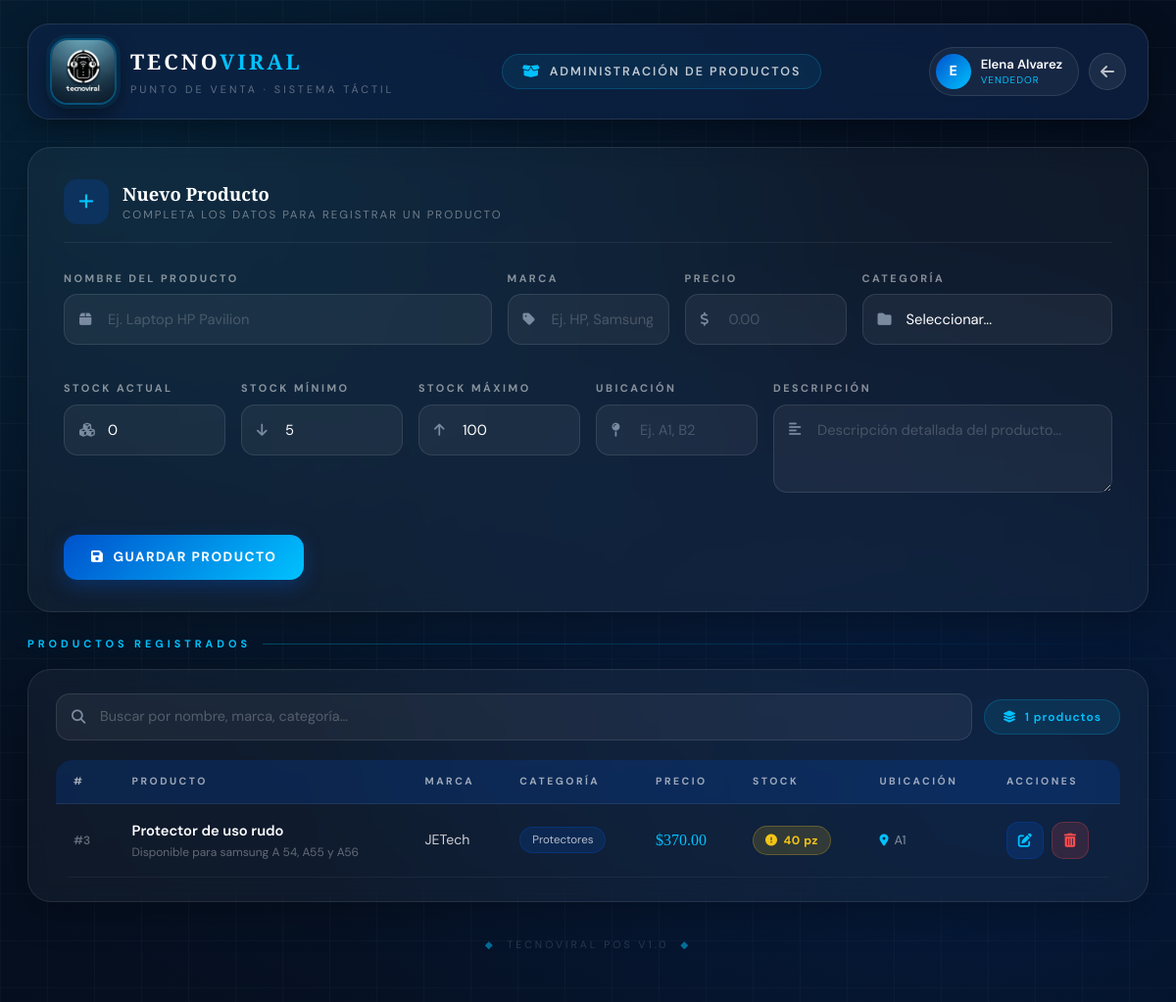
Page /electronica_bd/productos.php (signed in) on the committed database.
### tables this page shows
CREATE TABLE `productos` (
  `id` int(11) NOT NULL,
  `nombre` varchar(200) NOT NULL,
  `descripcion` text DEFAULT NULL,
  `id_categoria` int(11) DEFAULT NULL,
  `marca` varchar(100) NOT NULL,
  `precio` decimal(10,2) NOT NULL,
  `stock` int(11) NOT NULL DEFAULT 0,
  `stock_minimo` int(11) DEFAULT 5,
  `stock_maximo` int(11) DEFAULT 100,
  `ubicacion` varchar(50) DEFAULT NULL,
  `fecha_registro` timestamp NOT NULL DEFAULT current_timestamp(),
  `activo` tinyint(1) DEFAULT 1
);

CREATE TABLE `categorias` (
  `id` int(11) NOT NULL,
  `nombre` varchar(100) NOT NULL,
  `descripcion` text DEFAULT NULL,
  `fecha_creacion` timestamp NOT NULL DEFAULT current_timestamp()
);

### electronica_bd/productos.php (the view, shortened to what this page needs)
<?php
require_once 'conexion.php';
$user_nombre = $_SESSION['user_nombre'];
$user_rol    = $_SESSION['user_rol'];
$query_productos  = "SELECT p.*, c.nombre as categoria_nombre FROM productos p
                     LEFT JOIN categorias c ON p.id_categoria = c.id
                     WHERE p.activo = 1 ORDER BY p.id DESC";
$result_productos = mysqli_query($conn, $query_productos);
$producto_editar = null;
?>
<!DOCTYPE html>
<html lang="es">
<head>
    <link href="https://cdn.jsdelivr.net/npm/bootstrap@5.3.2/dist/css/bootstrap.min.css" rel="stylesheet">
    <link href="https://cdnjs.cloudflare.com/ajax/libs/font-awesome/6.5.0/css/all.min.css" rel="stylesheet">
</head>
<body>
<div class="bg-canvas"></div>
<div class="bg-grid"></div>
<div class="page-wrap">
    <div class="topbar anim anim-1">
        <div class="brand-row">
            <div class="logo-wrap">
                <img src="imagenes/logoe.jpeg" alt="TecnoViral" class="logo-img"
                     onerror="this.src='https://placehold.co/68x68/0052cc/fff?text=TV'">
            </div>
            <div>
                <div class="brand-name">TECNO<span>VIRAL</span></div>
                <div class="brand-sub">Punto de Venta · Sistema Táctil</div>
            </div>
        </div>
        <div class="page-pill">
            <i class="fas fa-box-open"></i>
            <span>Administración de Productos</span>
        </div>
        <div class="topbar-right">
            <div class="user-chip">
                <div class="user-avatar"><?php echo strtoupper(substr($user_nombre,0,1)); ?></div>
                <div>
                    <div class="u-name"><?php echo htmlspecialchars($user_nombre); ?></div>
                    <div class="u-role"><?php echo $user_rol == 'administrador' ? '★ Admin' : 'Vendedor'; ?></div>
                </div>
            </div>
            <a href="menu_principal.php" class="btn-back" title="Regresar al menú">
                <i class="fas fa-arrow-left"></i>
            </a>
        </div>
    </div>
    <div class="glass-card anim anim-2">
        <div class="card-header-tv">
            <div class="ch-ico">
                <i class="fas fa-<?php echo $producto_editar ? 'pen-to-square' : 'plus'; ?>"></i>
            </div>
            <div>
                <div class="ch-title"><?php echo $producto_editar ? 'Modificar Producto' : 'Nuevo Producto'; ?></div>
                <div class="ch-sub"><?php echo $producto_editar ? 'Edita los datos del producto seleccionado' : 'Completa los datos para registrar un producto'; ?></div>
            </div>
        </div>
        <form method="POST" action="">
            <div class="row g-3">
                <div class="col-md-5">
                    <label class="field-label">Nombre del Producto</label>
                    <div class="field-wrap">
                        <input type="text" name="nombre" required placeholder="Ej. Laptop HP Pavilion"
                               value="<?php echo $producto_editar ? htmlspecialchars($producto_editar['nombre']) : ''; ?>">
                        <i class="fas fa-box f-ico"></i>
                    </div>
                </div>
                <div class="col-md-2">
                    <label class="field-label">Marca</label>
                    <div class="field-wrap">
                        <input type="text" name="marca" required placeholder="Ej. HP, Samsung"
                               value="<?php echo $producto_editar ? htmlspecialchars($producto_editar['marca']) : ''; ?>">
                        <i class="fas fa-tag f-ico"></i>
                    </div>
                </div>
                <div class="col-md-2">
                    <label class="field-label">Precio</label>
                    <div class="field-wrap">
                        <input type="number" step="0.01" name="precio" required placeholder="0.00"
                               value="<?php echo $producto_editar ? $producto_editar['precio'] : ''; ?>">
                        <i class="fas fa-dollar-sign f-ico"></i>
                    </div>
                </div>
                <div class="col-md-3">
                    <label class="field-label">Categoría</label>
                    <div class="field-wrap">
                        <select name="categoria" required>
                            <option value="">Seleccionar...</option>
                        </select>
                        <i class="fas fa-folder f-ico"></i>
                    </div>
                </div>
                <div class="col-md-2">
                    <label class="field-label">Stock actual</label>
                    <div class="field-wrap">
                        <input type="number" name="stock" required placeholder="0"
                               value="<?php echo $producto_editar ? $producto_editar['stock'] : '0'; ?>">
                        <i class="fas fa-cubes f-ico"></i>
                    </div>
                </div>
                <div class="col-md-2">
                    <label class="field-label">Stock mínimo</label>
                    <div class="field-wrap">
                        <input type="number" name="stock_minimo" required placeholder="5"
                               value="<?php echo $producto_editar ? $producto_editar['stock_minimo'] : '5'; ?>">
                        <i class="fas fa-arrow-down f-ico"></i>
                    </div>
                </div>
                <div class="col-md-2">
                    <label class="field-label">Stock máximo</label>
                    <div class="field-wrap">
                        <input type="number" name="stock_maximo" required placeholder="100"
                               value="<?php echo $producto_editar ? $producto_editar['stock_maximo'] : '100'; ?>">
                        <i class="fas fa-arrow-up f-ico"></i>
                    </div>
                </div>
                <div class="col-md-2">
                    <label class="field-label">Ubicación</label>
                    <div class="field-wrap">
                        <input type="text" name="ubicacion" placeholder="Ej. A1, B2"
                               value="<?php echo $producto_editar ? htmlspecialchars($producto_editar['ubicacion']) : ''; ?>">
                        <i class="fas fa-map-pin f-ico"></i>
                    </div>
                </div>
                <div class="col-md-4">
                    <label class="field-label">Descripción</label>
                    <div class="field-wrap textarea-wrap">
                        <textarea name="descripcion" placeholder="Descripción detallada del producto..."><?php echo $producto_editar ? htmlspecialchars($producto_editar['descripcion']) : ''; ?></textarea>
                        <i class="fas fa-align-left f-ico"></i>
                    </div>
                </div>
            </div>
            <div class="d-flex gap-3 mt-3 flex-wrap">
                <button type="submit" class="btn-tv btn-save">
                    <i class="fas fa-floppy-disk"></i>
                    <?php echo $producto_editar ? 'Guardar Cambios' : 'Guardar Producto'; ?>
                </button>
            </div>
        </form>
    </div>
    <div class="section-head anim anim-3">
        <div class="s-label">Productos registrados</div>
        <div class="s-line"></div>
    </div>
    <div class="glass-card anim anim-3" style="padding: 24px 28px;">
        <div class="search-bar">
            <div class="search-wrap">
                <i class="fas fa-magnifying-glass"></i>
                <input type="text" class="search-input" id="buscador"
                       placeholder="Buscar por nombre, marca, categoría..." onkeyup="buscarProductos()">
            </div>
            <div class="count-pill">
                <i class="fas fa-layer-group me-1"></i>
                <span id="mostrando">0</span> productos
            </div>
        </div>
        <div class="table-wrap">
            <table class="tv-table" id="tablaProductos">
                <thead>
                    <tr>
                        <th>#</th>
                        <th>Producto</th>
                        <th>Marca</th>
                        <th>Categoría</th>
                        <th>Precio</th>
                        <th>Stock</th>
                        <th>Ubicación</th>
                        <th>Acciones</th>
                    </tr>
                </thead>
                <tbody>
                <?php if (mysqli_num_rows($result_productos) > 0):
                    mysqli_data_seek($result_productos, 0);
                    while ($p = mysqli_fetch_assoc($result_productos)):
                        $sc = 'stock-alto';
                        if ($p['stock'] <= $p['stock_minimo']) $sc = 'stock-bajo';
                        elseif ($p['stock'] <= $p['stock_minimo'] * 2) $sc = 'stock-medio';
                        $sc_ico = $sc == 'stock-alto' ? 'circle-check' : ($sc == 'stock-medio' ? 'circle-exclamation' : 'circle-xmark');
                ?>
                    <tr>
                        <td data-label="ID">
                            <span style="font-size:.75rem; color:rgba(255,255,255,.35); font-weight:600;">#<?php echo $p['id']; ?></span>
                        </td>
                        <td data-label="Producto">
                            <div class="prod-name"><?php echo htmlspecialchars($p['nombre']); ?></div>
                            <div class="prod-desc"><?php echo mb_substr(htmlspecialchars($p['descripcion']), 0, 55) . (mb_strlen($p['descripcion']) > 55 ? '…' : ''); ?></div>
                        </td>
                        <td data-label="Marca"><?php echo htmlspecialchars($p['marca']); ?></td>
                        <td data-label="Categoría">
                            <span class="cat-pill"><?php echo htmlspecialchars($p['categoria_nombre'] ?? '—'); ?></span>
                        </td>
                        <td data-label="Precio">
                            <span class="price-val">$<?php echo number_format($p['precio'], 2); ?></span>
                        </td>
                        <td data-label="Stock">
                            <span class="stock-badge <?php echo $sc; ?>">
                                <i class="fas fa-<?php echo $sc_ico; ?>"></i>
                                <?php echo $p['stock']; ?> pz
                            </span>
                        </td>
                        <td data-label="Ubicación">
                            <div class="loc-val">
                                <i class="fas fa-location-dot"></i>
                                <?php echo $p['ubicacion'] ?: '—'; ?>
                            </div>
                        </td>
                        <td data-label="Acciones">
                            <div class="action-btns">
                                <a href="?editar=<?php echo $p['id']; ?>" class="btn-act btn-edit" title="Editar">
                                    <i class="fas fa-pen-to-square"></i>
                                </a>
                                <button onclick="confirmarEliminar(<?php echo $p['id']; ?>,'<?php echo htmlspecialchars($p['nombre']); ?>')"
                                        class="btn-act btn-del" title="Eliminar">
                                    <i class="fas fa-trash-can"></i>
                                </button>
                            </div>
                        </td>
                    </tr>
                <?php endwhile; endif; ?>
                </tbody>
            </table>
        </div>
    </div>
    <div class="page-footer">
        <span>◆</span> &nbsp;TecnoViral POS v1.0 &nbsp;<span>◆</span>
    </div>
</div>
</body>
</html>

### rows in the picture
productos: id "3", nombre "Protector de uso rudo", descripcion "Disponible para samsung A 54, A55 y A56", marca "JETech", id_categoria.nombre "Protectores", precio "370.00", stock "40", ubicacion "A1"

### other values in the picture
substr($user_nombre,0,1) "E"
$user_nombre "Elena Alvarez"
